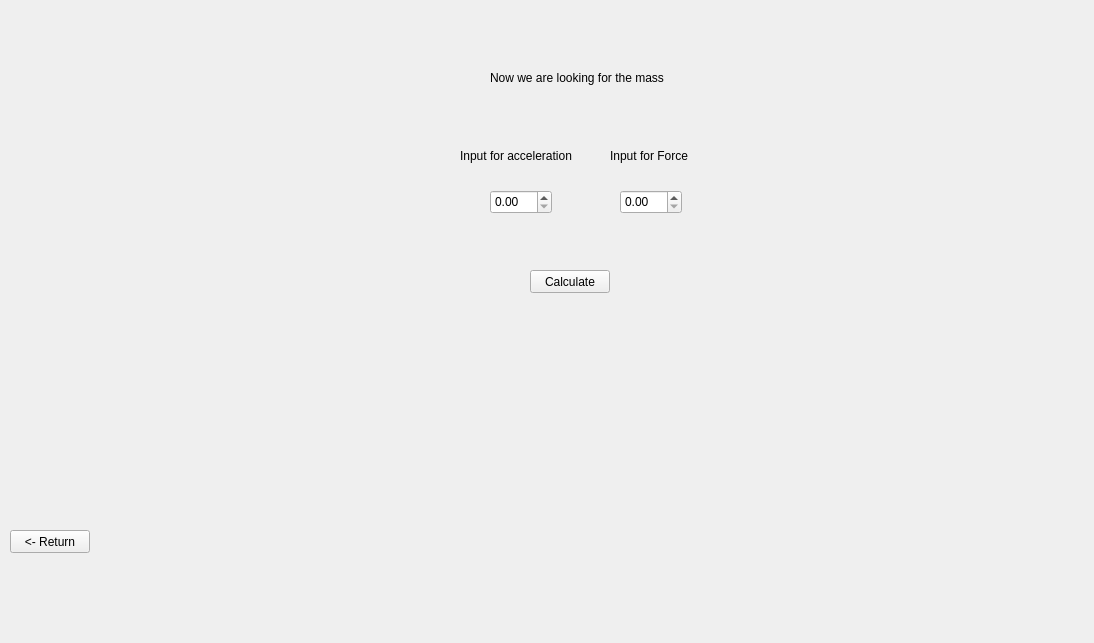
<?xml version="1.0" encoding="UTF-8"?>
<ui version="4.0">
 <class>Form</class>
 <widget class="QWidget" name="Form">
  <property name="geometry">
   <rect>
    <x>0</x>
    <y>0</y>
    <width>1094</width>
    <height>643</height>
   </rect>
  </property>
  <property name="windowTitle">
   <string>Form</string>
  </property>
  <widget class="QDoubleSpinBox" name="a_DSB">
   <property name="geometry">
    <rect>
     <x>490</x>
     <y>190</y>
     <width>62</width>
     <height>24</height>
    </rect>
   </property>
  </widget>
  <widget class="QDoubleSpinBox" name="f_DSB">
   <property name="geometry">
    <rect>
     <x>620</x>
     <y>190</y>
     <width>62</width>
     <height>24</height>
    </rect>
   </property>
  </widget>
  <widget class="QLabel" name="label_3">
   <property name="geometry">
    <rect>
     <x>460</x>
     <y>130</y>
     <width>131</width>
     <height>51</height>
    </rect>
   </property>
   <property name="text">
    <string>Input for acceleration</string>
   </property>
  </widget>
  <widget class="QLabel" name="label_4">
   <property name="geometry">
    <rect>
     <x>610</x>
     <y>140</y>
     <width>101</width>
     <height>31</height>
    </rect>
   </property>
   <property name="text">
    <string>Input for Force</string>
   </property>
  </widget>
  <widget class="QPushButton" name="pushButton">
   <property name="geometry">
    <rect>
     <x>10</x>
     <y>530</y>
     <width>80</width>
     <height>23</height>
    </rect>
   </property>
   <property name="text">
    <string>&lt;- Return</string>
   </property>
  </widget>
  <widget class="QPushButton" name="pushButton_2">
   <property name="geometry">
    <rect>
     <x>530</x>
     <y>270</y>
     <width>80</width>
     <height>23</height>
    </rect>
   </property>
   <property name="text">
    <string>Calculate</string>
   </property>
  </widget>
  <widget class="QLabel" name="label">
   <property name="geometry">
    <rect>
     <x>490</x>
     <y>70</y>
     <width>211</width>
     <height>16</height>
    </rect>
   </property>
   <property name="text">
    <string>Now we are looking for the mass</string>
   </property>
  </widget>
 </widget>
 <resources/>
 <connections/>
</ui>
